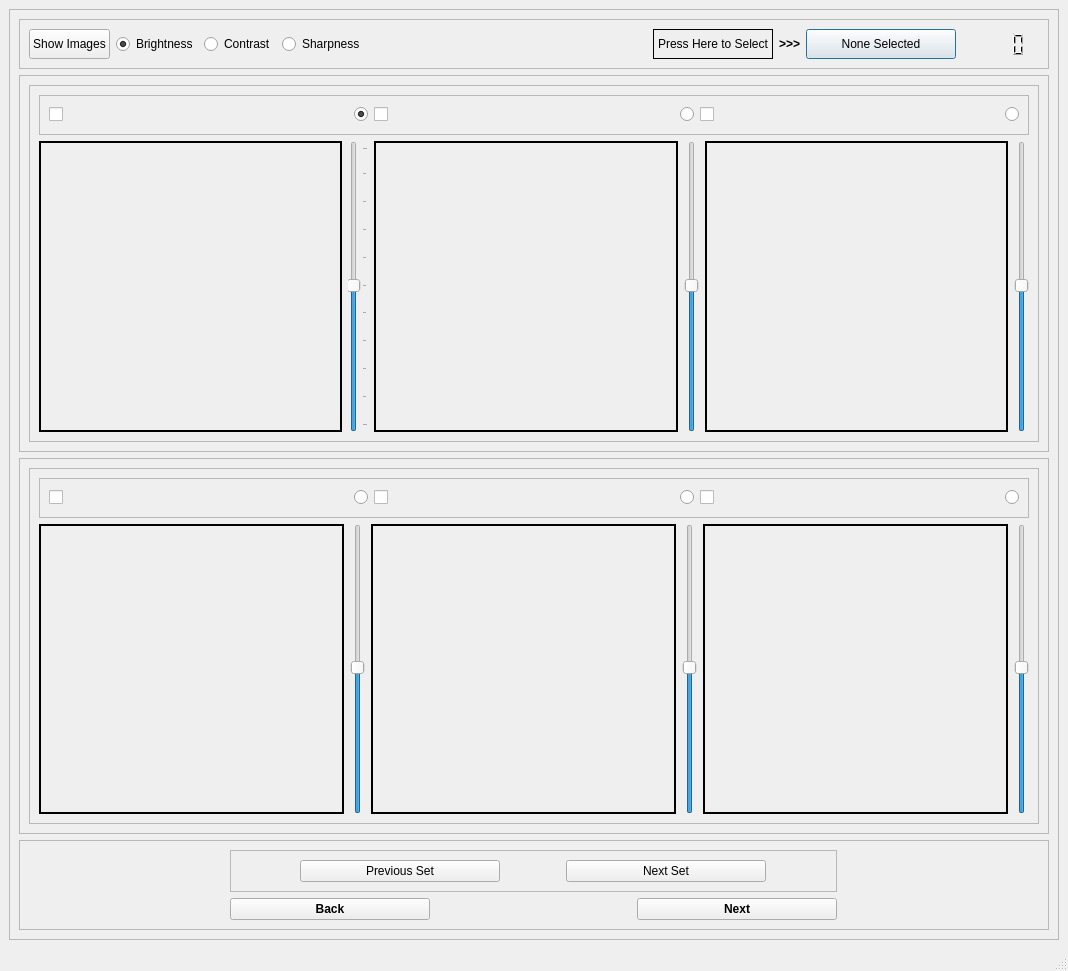
<?xml version="1.0" encoding="UTF-8"?>
<ui version="4.0">
 <class>MainWindow</class>
 <widget class="QMainWindow" name="MainWindow">
  <property name="geometry">
   <rect>
    <x>0</x>
    <y>0</y>
    <width>1068</width>
    <height>971</height>
   </rect>
  </property>
  <property name="minimumSize">
   <size>
    <width>1024</width>
    <height>576</height>
   </size>
  </property>
  <property name="windowTitle">
   <string>MainWindow</string>
  </property>
  <widget class="QWidget" name="centralwidget">
   <layout class="QGridLayout" name="gridLayout_2">
    <item row="0" column="0">
     <widget class="QFrame" name="frame_1">
      <property name="frameShape">
       <enum>QFrame::StyledPanel</enum>
      </property>
      <property name="frameShadow">
       <enum>QFrame::Raised</enum>
      </property>
      <layout class="QGridLayout" name="gridLayout_9">
       <item row="4" column="0">
        <widget class="QFrame" name="frame_9">
         <property name="maximumSize">
          <size>
           <width>16777215</width>
           <height>100</height>
          </size>
         </property>
         <property name="frameShape">
          <enum>QFrame::StyledPanel</enum>
         </property>
         <property name="frameShadow">
          <enum>QFrame::Raised</enum>
         </property>
         <layout class="QGridLayout" name="gridLayout">
          <item row="0" column="0" colspan="2">
           <widget class="QFrame" name="frame_10">
            <property name="maximumSize">
             <size>
              <width>16777215</width>
              <height>50</height>
             </size>
            </property>
            <property name="frameShape">
             <enum>QFrame::StyledPanel</enum>
            </property>
            <property name="frameShadow">
             <enum>QFrame::Raised</enum>
            </property>
            <layout class="QHBoxLayout" name="horizontalLayout_2">
             <item>
              <widget class="QPushButton" name="pushButton_3">
               <property name="maximumSize">
                <size>
                 <width>200</width>
                 <height>30</height>
                </size>
               </property>
               <property name="text">
                <string>Previous Set</string>
               </property>
              </widget>
             </item>
             <item>
              <widget class="QPushButton" name="pushButton_2">
               <property name="maximumSize">
                <size>
                 <width>200</width>
                 <height>30</height>
                </size>
               </property>
               <property name="text">
                <string>Next Set</string>
               </property>
              </widget>
             </item>
            </layout>
           </widget>
          </item>
          <item row="1" column="1">
           <widget class="QPushButton" name="pushButton_5">
            <property name="maximumSize">
             <size>
              <width>200</width>
              <height>30</height>
             </size>
            </property>
            <property name="font">
             <font>
              <weight>75</weight>
              <bold>true</bold>
              <underline>false</underline>
             </font>
            </property>
            <property name="toolTip">
             <string>Click to go to next page</string>
            </property>
            <property name="text">
             <string>Next</string>
            </property>
           </widget>
          </item>
          <item row="1" column="0">
           <widget class="QPushButton" name="pushButton_4">
            <property name="maximumSize">
             <size>
              <width>200</width>
              <height>30</height>
             </size>
            </property>
            <property name="font">
             <font>
              <weight>75</weight>
              <bold>true</bold>
              <underline>false</underline>
             </font>
            </property>
            <property name="text">
             <string>Back</string>
            </property>
           </widget>
          </item>
         </layout>
        </widget>
       </item>
       <item row="3" column="0">
        <widget class="QFrame" name="frame_4">
         <property name="frameShape">
          <enum>QFrame::StyledPanel</enum>
         </property>
         <property name="frameShadow">
          <enum>QFrame::Raised</enum>
         </property>
         <layout class="QVBoxLayout" name="verticalLayout">
          <item>
           <widget class="QFrame" name="frame_5">
            <property name="frameShape">
             <enum>QFrame::StyledPanel</enum>
            </property>
            <property name="frameShadow">
             <enum>QFrame::Raised</enum>
            </property>
            <layout class="QGridLayout" name="gridLayout_6">
             <item row="1" column="0">
              <widget class="QLabel" name="label_4">
               <property name="frameShape">
                <enum>QFrame::WinPanel</enum>
               </property>
               <property name="frameShadow">
                <enum>QFrame::Plain</enum>
               </property>
               <property name="lineWidth">
                <number>3</number>
               </property>
               <property name="text">
                <string/>
               </property>
              </widget>
             </item>
             <item row="1" column="1">
              <widget class="QSlider" name="verticalSlider_4">
               <property name="value">
                <number>50</number>
               </property>
               <property name="orientation">
                <enum>Qt::Vertical</enum>
               </property>
              </widget>
             </item>
             <item row="1" column="2">
              <widget class="QLabel" name="label_5">
               <property name="frameShape">
                <enum>QFrame::WinPanel</enum>
               </property>
               <property name="frameShadow">
                <enum>QFrame::Plain</enum>
               </property>
               <property name="lineWidth">
                <number>3</number>
               </property>
               <property name="text">
                <string/>
               </property>
              </widget>
             </item>
             <item row="1" column="3">
              <widget class="QSlider" name="verticalSlider_5">
               <property name="mouseTracking">
                <bool>false</bool>
               </property>
               <property name="value">
                <number>50</number>
               </property>
               <property name="orientation">
                <enum>Qt::Vertical</enum>
               </property>
              </widget>
             </item>
             <item row="1" column="4">
              <widget class="QLabel" name="label_6">
               <property name="frameShape">
                <enum>QFrame::WinPanel</enum>
               </property>
               <property name="frameShadow">
                <enum>QFrame::Plain</enum>
               </property>
               <property name="lineWidth">
                <number>3</number>
               </property>
               <property name="text">
                <string/>
               </property>
              </widget>
             </item>
             <item row="1" column="5">
              <widget class="QSlider" name="verticalSlider_6">
               <property name="value">
                <number>50</number>
               </property>
               <property name="orientation">
                <enum>Qt::Vertical</enum>
               </property>
              </widget>
             </item>
             <item row="0" column="0" colspan="6">
              <widget class="QFrame" name="frame_8">
               <property name="sizePolicy">
                <sizepolicy hsizetype="Preferred" vsizetype="Fixed">
                 <horstretch>0</horstretch>
                 <verstretch>0</verstretch>
                </sizepolicy>
               </property>
               <property name="frameShape">
                <enum>QFrame::StyledPanel</enum>
               </property>
               <property name="frameShadow">
                <enum>QFrame::Raised</enum>
               </property>
               <layout class="QGridLayout" name="gridLayout_5">
                <item row="0" column="11">
                 <widget class="QRadioButton" name="radioButton_9">
                  <property name="text">
                   <string/>
                  </property>
                  <attribute name="buttonGroup">
                   <string notr="true">buttonGroup</string>
                  </attribute>
                 </widget>
                </item>
                <item row="0" column="8">
                 <widget class="QCheckBox" name="checkBox_6">
                  <property name="text">
                   <string/>
                  </property>
                  <attribute name="buttonGroup">
                   <string notr="true">buttonGroup_2</string>
                  </attribute>
                 </widget>
                </item>
                <item row="0" column="1">
                 <spacer name="horizontalSpacer_3">
                  <property name="orientation">
                   <enum>Qt::Horizontal</enum>
                  </property>
                  <property name="sizeHint" stdset="0">
                   <size>
                    <width>40</width>
                    <height>20</height>
                   </size>
                  </property>
                 </spacer>
                </item>
                <item row="0" column="4">
                 <spacer name="horizontalSpacer_6">
                  <property name="orientation">
                   <enum>Qt::Horizontal</enum>
                  </property>
                  <property name="sizeHint" stdset="0">
                   <size>
                    <width>40</width>
                    <height>20</height>
                   </size>
                  </property>
                 </spacer>
                </item>
                <item row="0" column="2">
                 <widget class="QRadioButton" name="radioButton_7">
                  <property name="text">
                   <string/>
                  </property>
                  <attribute name="buttonGroup">
                   <string notr="true">buttonGroup</string>
                  </attribute>
                 </widget>
                </item>
                <item row="0" column="3">
                 <widget class="QCheckBox" name="checkBox_5">
                  <property name="text">
                   <string/>
                  </property>
                  <attribute name="buttonGroup">
                   <string notr="true">buttonGroup_2</string>
                  </attribute>
                 </widget>
                </item>
                <item row="0" column="5">
                 <widget class="QRadioButton" name="radioButton_8">
                  <property name="text">
                   <string/>
                  </property>
                  <attribute name="buttonGroup">
                   <string notr="true">buttonGroup</string>
                  </attribute>
                 </widget>
                </item>
                <item row="0" column="0">
                 <widget class="QCheckBox" name="checkBox_4">
                  <property name="text">
                   <string/>
                  </property>
                  <attribute name="buttonGroup">
                   <string notr="true">buttonGroup_2</string>
                  </attribute>
                 </widget>
                </item>
                <item row="0" column="9">
                 <spacer name="horizontalSpacer_7">
                  <property name="orientation">
                   <enum>Qt::Horizontal</enum>
                  </property>
                  <property name="sizeHint" stdset="0">
                   <size>
                    <width>40</width>
                    <height>20</height>
                   </size>
                  </property>
                 </spacer>
                </item>
               </layout>
              </widget>
             </item>
            </layout>
           </widget>
          </item>
         </layout>
        </widget>
       </item>
       <item row="2" column="0">
        <widget class="QFrame" name="frame_2">
         <property name="frameShape">
          <enum>QFrame::StyledPanel</enum>
         </property>
         <property name="frameShadow">
          <enum>QFrame::Raised</enum>
         </property>
         <layout class="QGridLayout" name="gridLayout_10">
          <item row="0" column="0">
           <widget class="QFrame" name="frame_3">
            <property name="frameShape">
             <enum>QFrame::StyledPanel</enum>
            </property>
            <property name="frameShadow">
             <enum>QFrame::Raised</enum>
            </property>
            <layout class="QGridLayout" name="gridLayout_4">
             <item row="1" column="0">
              <widget class="QLabel" name="label_1">
               <property name="frameShape">
                <enum>QFrame::WinPanel</enum>
               </property>
               <property name="frameShadow">
                <enum>QFrame::Plain</enum>
               </property>
               <property name="lineWidth">
                <number>3</number>
               </property>
               <property name="text">
                <string/>
               </property>
              </widget>
             </item>
             <item row="1" column="1">
              <widget class="QSlider" name="verticalSlider_1">
               <property name="value">
                <number>50</number>
               </property>
               <property name="orientation">
                <enum>Qt::Vertical</enum>
               </property>
               <property name="tickPosition">
                <enum>QSlider::TicksBelow</enum>
               </property>
               <property name="tickInterval">
                <number>10</number>
               </property>
              </widget>
             </item>
             <item row="1" column="2">
              <widget class="QLabel" name="label_2">
               <property name="autoFillBackground">
                <bool>false</bool>
               </property>
               <property name="frameShape">
                <enum>QFrame::WinPanel</enum>
               </property>
               <property name="frameShadow">
                <enum>QFrame::Plain</enum>
               </property>
               <property name="lineWidth">
                <number>3</number>
               </property>
               <property name="text">
                <string/>
               </property>
              </widget>
             </item>
             <item row="1" column="3">
              <widget class="QSlider" name="verticalSlider_2">
               <property name="value">
                <number>50</number>
               </property>
               <property name="orientation">
                <enum>Qt::Vertical</enum>
               </property>
              </widget>
             </item>
             <item row="1" column="4">
              <widget class="QLabel" name="label_3">
               <property name="frameShape">
                <enum>QFrame::WinPanel</enum>
               </property>
               <property name="frameShadow">
                <enum>QFrame::Plain</enum>
               </property>
               <property name="lineWidth">
                <number>3</number>
               </property>
               <property name="text">
                <string/>
               </property>
              </widget>
             </item>
             <item row="1" column="5">
              <widget class="QSlider" name="verticalSlider_3">
               <property name="value">
                <number>50</number>
               </property>
               <property name="orientation">
                <enum>Qt::Vertical</enum>
               </property>
              </widget>
             </item>
             <item row="0" column="0" colspan="6">
              <widget class="QFrame" name="frame_7">
               <property name="sizePolicy">
                <sizepolicy hsizetype="Preferred" vsizetype="Fixed">
                 <horstretch>0</horstretch>
                 <verstretch>0</verstretch>
                </sizepolicy>
               </property>
               <property name="frameShape">
                <enum>QFrame::StyledPanel</enum>
               </property>
               <property name="frameShadow">
                <enum>QFrame::Raised</enum>
               </property>
               <layout class="QGridLayout" name="gridLayout_3">
                <item row="0" column="5">
                 <spacer name="horizontalSpacer_8">
                  <property name="orientation">
                   <enum>Qt::Horizontal</enum>
                  </property>
                  <property name="sizeHint" stdset="0">
                   <size>
                    <width>40</width>
                    <height>20</height>
                   </size>
                  </property>
                 </spacer>
                </item>
                <item row="0" column="1">
                 <spacer name="horizontalSpacer_5">
                  <property name="orientation">
                   <enum>Qt::Horizontal</enum>
                  </property>
                  <property name="sizeHint" stdset="0">
                   <size>
                    <width>40</width>
                    <height>20</height>
                   </size>
                  </property>
                 </spacer>
                </item>
                <item row="0" column="2">
                 <widget class="QRadioButton" name="radioButton_4">
                  <property name="text">
                   <string/>
                  </property>
                  <property name="checked">
                   <bool>true</bool>
                  </property>
                  <attribute name="buttonGroup">
                   <string notr="true">buttonGroup</string>
                  </attribute>
                 </widget>
                </item>
                <item row="0" column="8">
                 <widget class="QCheckBox" name="checkBox_3">
                  <property name="text">
                   <string/>
                  </property>
                  <attribute name="buttonGroup">
                   <string notr="true">buttonGroup_2</string>
                  </attribute>
                 </widget>
                </item>
                <item row="0" column="0">
                 <widget class="QCheckBox" name="checkBox_1">
                  <property name="text">
                   <string/>
                  </property>
                  <attribute name="buttonGroup">
                   <string notr="true">buttonGroup_2</string>
                  </attribute>
                 </widget>
                </item>
                <item row="0" column="6">
                 <widget class="QRadioButton" name="radioButton_5">
                  <property name="text">
                   <string/>
                  </property>
                  <attribute name="buttonGroup">
                   <string notr="true">buttonGroup</string>
                  </attribute>
                 </widget>
                </item>
                <item row="0" column="12">
                 <widget class="QRadioButton" name="radioButton_6">
                  <property name="text">
                   <string/>
                  </property>
                  <attribute name="buttonGroup">
                   <string notr="true">buttonGroup</string>
                  </attribute>
                 </widget>
                </item>
                <item row="0" column="4">
                 <widget class="QCheckBox" name="checkBox_2">
                  <property name="text">
                   <string/>
                  </property>
                  <attribute name="buttonGroup">
                   <string notr="true">buttonGroup_2</string>
                  </attribute>
                 </widget>
                </item>
                <item row="0" column="9">
                 <spacer name="horizontalSpacer_4">
                  <property name="orientation">
                   <enum>Qt::Horizontal</enum>
                  </property>
                  <property name="sizeHint" stdset="0">
                   <size>
                    <width>40</width>
                    <height>20</height>
                   </size>
                  </property>
                 </spacer>
                </item>
               </layout>
              </widget>
             </item>
            </layout>
           </widget>
          </item>
         </layout>
        </widget>
       </item>
       <item row="0" column="0">
        <widget class="QFrame" name="frame_6">
         <property name="maximumSize">
          <size>
           <width>16777215</width>
           <height>50</height>
          </size>
         </property>
         <property name="frameShape">
          <enum>QFrame::StyledPanel</enum>
         </property>
         <property name="frameShadow">
          <enum>QFrame::Raised</enum>
         </property>
         <layout class="QGridLayout" name="gridLayout_11">
          <item row="0" column="0">
           <widget class="QPushButton" name="pushButton_1">
            <property name="maximumSize">
             <size>
              <width>200</width>
              <height>30</height>
             </size>
            </property>
            <property name="font">
             <font>
              <weight>50</weight>
              <bold>false</bold>
              <underline>false</underline>
             </font>
            </property>
            <property name="toolTip">
             <string>Show the first set of images</string>
            </property>
            <property name="text">
             <string>Show Images</string>
            </property>
           </widget>
          </item>
          <item row="0" column="1">
           <widget class="QRadioButton" name="radioButton_1">
            <property name="text">
             <string>Brightness</string>
            </property>
            <property name="checked">
             <bool>true</bool>
            </property>
           </widget>
          </item>
          <item row="0" column="4">
           <spacer name="horizontalSpacer">
            <property name="orientation">
             <enum>Qt::Horizontal</enum>
            </property>
            <property name="sizeHint" stdset="0">
             <size>
              <width>40</width>
              <height>20</height>
             </size>
            </property>
           </spacer>
          </item>
          <item row="0" column="2">
           <widget class="QRadioButton" name="radioButton_2">
            <property name="text">
             <string>Contrast</string>
            </property>
            <property name="checked">
             <bool>false</bool>
            </property>
           </widget>
          </item>
          <item row="0" column="3">
           <widget class="QRadioButton" name="radioButton_3">
            <property name="text">
             <string>Sharpness</string>
            </property>
           </widget>
          </item>
          <item row="0" column="8">
           <widget class="QLCDNumber" name="lcdNumber">
            <property name="lineWidth">
             <number>0</number>
            </property>
           </widget>
          </item>
          <item row="0" column="9">
           <widget class="QLabel" name="label_8">
            <property name="maximumSize">
             <size>
              <width>31</width>
              <height>50</height>
             </size>
            </property>
            <property name="text">
             <string/>
            </property>
            <property name="pixmap">
             <pixmap resource="UI_images/icons_ImageCrop.qrc">:/Images/logo2.png</pixmap>
            </property>
            <property name="scaledContents">
             <bool>true</bool>
            </property>
           </widget>
          </item>
          <item row="0" column="7">
           <widget class="QPushButton" name="pushButton_7">
            <property name="minimumSize">
             <size>
              <width>150</width>
              <height>30</height>
             </size>
            </property>
            <property name="text">
             <string>None Selected</string>
            </property>
            <property name="default">
             <bool>true</bool>
            </property>
           </widget>
          </item>
          <item row="0" column="5">
           <widget class="QLabel" name="label_7">
            <property name="minimumSize">
             <size>
              <width>120</width>
              <height>30</height>
             </size>
            </property>
            <property name="frameShape">
             <enum>QFrame::Box</enum>
            </property>
            <property name="text">
             <string>Press Here to Select</string>
            </property>
            <property name="scaledContents">
             <bool>true</bool>
            </property>
            <property name="alignment">
             <set>Qt::AlignCenter</set>
            </property>
           </widget>
          </item>
          <item row="0" column="6">
           <widget class="QLabel" name="label_9">
            <property name="sizePolicy">
             <sizepolicy hsizetype="Preferred" vsizetype="Preferred">
              <horstretch>0</horstretch>
              <verstretch>0</verstretch>
             </sizepolicy>
            </property>
            <property name="font">
             <font>
              <weight>75</weight>
              <italic>false</italic>
              <bold>true</bold>
              <underline>false</underline>
             </font>
            </property>
            <property name="frameShape">
             <enum>QFrame::NoFrame</enum>
            </property>
            <property name="text">
             <string>&gt;&gt;&gt;</string>
            </property>
            <property name="textFormat">
             <enum>Qt::AutoText</enum>
            </property>
            <property name="scaledContents">
             <bool>true</bool>
            </property>
            <property name="alignment">
             <set>Qt::AlignCenter</set>
            </property>
            <property name="wordWrap">
             <bool>true</bool>
            </property>
           </widget>
          </item>
         </layout>
        </widget>
       </item>
      </layout>
     </widget>
    </item>
   </layout>
  </widget>
  <widget class="QMenuBar" name="menubar">
   <property name="geometry">
    <rect>
     <x>0</x>
     <y>0</y>
     <width>1068</width>
     <height>21</height>
    </rect>
   </property>
  </widget>
  <widget class="QStatusBar" name="statusbar"/>
 </widget>
 <resources>
  <include location="UI_images/icons_ImageCrop.qrc"/>
 </resources>
 <connections/>
 <buttongroups>
  <buttongroup name="buttonGroup_2"/>
  <buttongroup name="buttonGroup"/>
 </buttongroups>
</ui>
